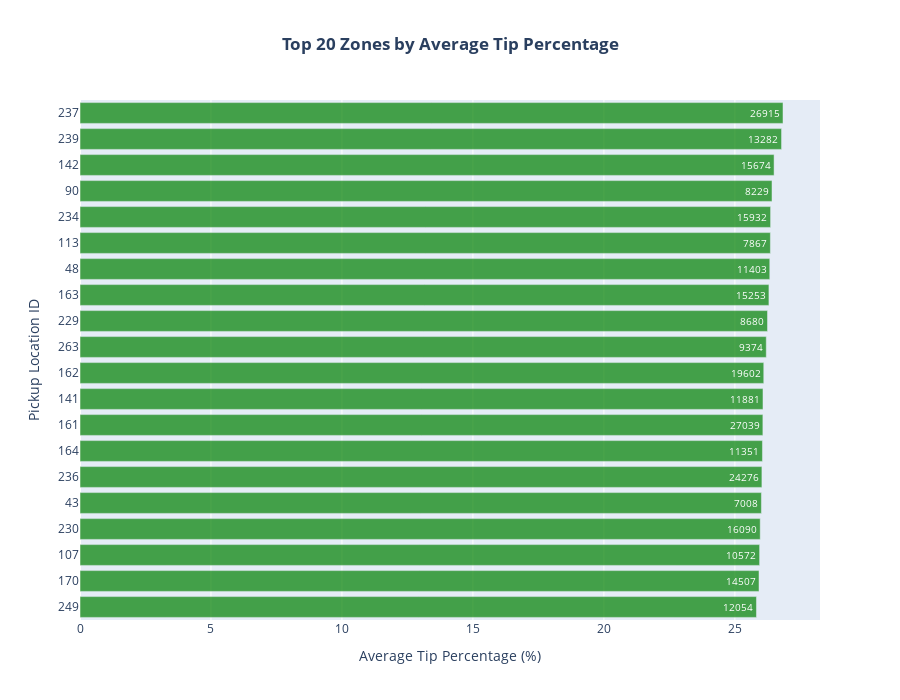

Notebook source saved alongside this figure:
### Markdown cell above
## Location-Based Tipping Patterns

**Finding:** Identify pickup zones with the most generous tippers to guide driver positioning.

### Code cell
# Top Tipping Zones
zone_tips = df_clean.group_by("pickup_location_id").agg([
    pl.col("tip_pct").mean().alias("avg_tip_pct"),
    pl.col("tip_pct").count().alias("trip_count")
]).filter(pl.col("trip_count") >= 100)  # Minimum sample size

top_zones = zone_tips.sort("avg_tip_pct", descending=True).head(20).to_pandas()
bottom_zones = zone_tips.sort("avg_tip_pct").head(20).to_pandas()

fig = go.Figure()

# Top tippers
fig.add_trace(go.Bar(
    y=top_zones['pickup_location_id'].astype(str),
    x=top_zones['avg_tip_pct'],
    orientation='h',
    name='Top Tippers',
    marker=dict(color='green', opacity=0.7),
    hovertemplate='<b>Zone:</b> %{y}<br><b>Avg Tip:</b> %{x:.1f}%<br><b>Trips:</b> %{text:,}<extra></extra>',
    text=top_zones['trip_count']
))

fig.update_layout(
    title=dict(text='<b>Top 20 Zones by Average Tip Percentage</b>', x=0.5, xanchor='center'),
    xaxis_title='Average Tip Percentage (%)',
    yaxis_title='Pickup Location ID',
    height=700,
    showlegend=False,
    yaxis=dict(autorange='reversed')
)
fig.show()

print(f"\n💰 Best tipping zone: ID {top_zones.iloc[0]['pickup_location_id']} ({top_zones.iloc[0]['avg_tip_pct']:.1f}% avg)")
print(f"📊 Based on zones with 100+ trips for statistical reliability")

### Figure 1 — Plotly figure (JSON) as saved in the notebook; plotly's stock layout.template omitted (floating-point values rounded to 4 significant figures)
{"data": [{"hovertemplate": "<b>Zone:</b> %{y}<br><b>Avg Tip:</b> %{x:.1f}%<br><b>Trips:</b> %{text:,}<extra></extra>", "marker": {"color": "green", "opacity": 0.7}, "name": "Top Tippers", "orientation": "h", "text": [26920.0, 13280.0, 15670.0, 8229.0, 15930.0, 7867.0, 11400.0, 15250.0, 8680.0, 9374.0, 19600.0, 11880.0, 27040.0, 11350.0, 24280.0, 7008.0, 16090.0, 10570.0, 14510.0, 12050.0], "type": "bar", "x": [26.84, 26.78, 26.5, 26.42, 26.36, 26.36, 26.33, 26.3, 26.25, 26.2, 26.1, 26.07, 26.07, 26.05, 26.03, 26.01, 25.97, 25.94, 25.92, 25.82], "y": ["237", "239", "142", "90", "234", "113", "48", "163", "229", "263", "162", "141", "161", "164", "236", "43", "230", "107", "170", "249"]}], "layout": {"height": 700, "showlegend": false, "title": {"text": "<b>Top 20 Zones by Average Tip Percentage</b>", "x": 0.5, "xanchor": "center"}, "xaxis": {"title": {"text": "Average Tip Percentage (%)"}}, "yaxis": {"autorange": "reversed", "title": {"text": "Pickup Location ID"}}}}
